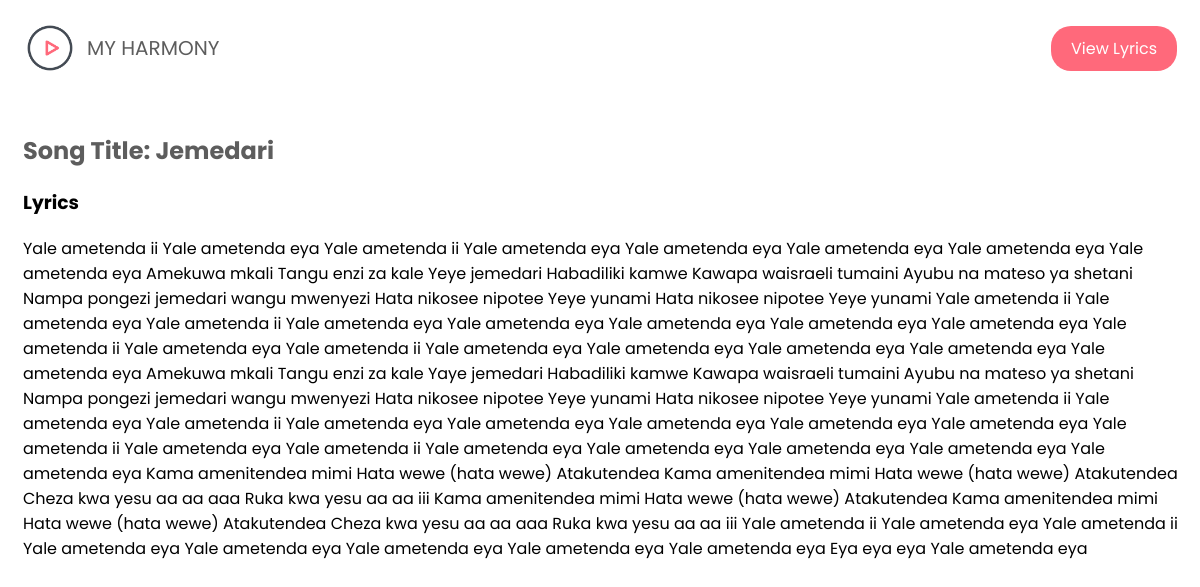
/song-details.php?id=9, run on the app's committed database.
### tables this page shows
CREATE TABLE `songs` (
  `id` int(11) NOT NULL,
  `album_id` int(11) DEFAULT NULL,
  `title` varchar(255) NOT NULL,
  `lyrics` text DEFAULT NULL
);

### src/song-details.php (the view, shortened to what this page needs)
<?php
$config = include 'config.php';
$host = $config['DB_HOST'];
$username = $config['DB_USER'];
$password = $config['DB_PASSWORD'];
$database = $config['DB_DATABASE'];
$conn = new mysqli($host, $username, $password, $database);
if (isset($_GET['id'])) {
    $id = $_GET['id'];
    $result = $conn->query("SELECT * FROM songs WHERE id=$id");
    $song = $result->fetch_assoc();
} else {
    header('Location: index.php');
    exit();
}
?>
<!DOCTYPE html>
<html lang="en">
<head>
    <link rel="stylesheet" href="./assets/css/main.css">
</head>
<body>
    <div class="landing-page">
        <header id="navbar">
            <div class="container">
                <a href="./index.php" class="logo"><img src="./assets/images/favicon.ico" alt="logo">My Harmony</a>
                <ul class="links">
                    <a href="#lyrics">
                        <li>View Lyrics</li>
                    </a>
                </ul>
            </div>
        </header>
    </div>
    <section id="lyrics" class="details container">
        <h2>Song Title:
            <?php echo isset($song['title']) ? $song['title'] : 'Title not Available'; ?>
        </h2>
        <h3>Lyrics</h3>
        <p>
            <?php
            if (isset($song['lyrics'])) {
                $lyricsArray = array_map('trim', explode(", ", $song['lyrics']));
                $formattedLyrics = implode("<br>", $lyricsArray);
                echo $formattedLyrics;
            } else {
                echo 'Lyrics not Available';
            }
            ?>
        </p>
    </section>
</body>
</html>

### src/assets/css/main.css (style rules this page uses)
body { font-family: 'Poppins', sans-serif; }
a { text-decoration: none; }
ul { list-style: none; padding: 0; margin: 0; }
.container { padding-left: 15px; padding-right: 15px; margin-left: auto; margin-right: auto; }
@media (min-width: 768px) { .container { width: 750px; } }
@media (min-width: 992px) { .container { width: 970px; } }
@media (min-width: 1200px) { .container { width: 1170px; } }
.landing-page header { min-height: 80px; display: flex; }
.logo { display: flex; align-items: center; text-decoration: none; }
.logo img { height: 54px; width: 54px; margin-right: 10px; }
.landing-page header .container { display: flex; align-items: center; justify-content: space-between; }
.landing-page header .logo { color: #5d5d5d; text-transform: uppercase; font-size: 20px; }
.landing-page header .links { display: flex; align-items: center; }
.landing-page header .links li { margin-left: 30px; color: #5d5d5d; cursor: pointer; transition: .3s; }
.landing-page header .links li:last-child { border-radius: 20px; padding: 10px 20px; color: #FFF; background-color: #FF697B; }
.details { height: 100vh; padding-top: 25px; }
.details h2 { color: #5d5d5d; }

### data on the page
songs: title "Jemedari", lyrics "Yale ametenda ii Yale ametenda eya Yale ametenda ii Yale ametenda eya Yale ametenda eya Yale ametenda eya Yale ametenda eya Yale ametenda eya Amekuwa mkali Tangu enzi za kale Yeye jemedari Habadiliki kamwe Kawapa waisraeli tumaini Ayubu na mateso ya shetani Nampa pongezi jemedari wangu mwenyezi Hata nikosee nipotee Yeye yunami Hata nikosee nipotee Yeye yunami Yale ametenda ii Yale ametenda eya Yale ametenda ii Yale ametenda eya Yale ametenda eya Yale ametenda eya Yale ametenda eya Yale ametenda eya Yale ametenda ii Yale ametenda eya Yale ametenda ii Yale ametenda eya Yale ametenda eya Yale ametenda eya Yale ametenda eya Yale ametenda eya Amekuwa mkali Tangu enzi za kale Yaye jemedari…"
